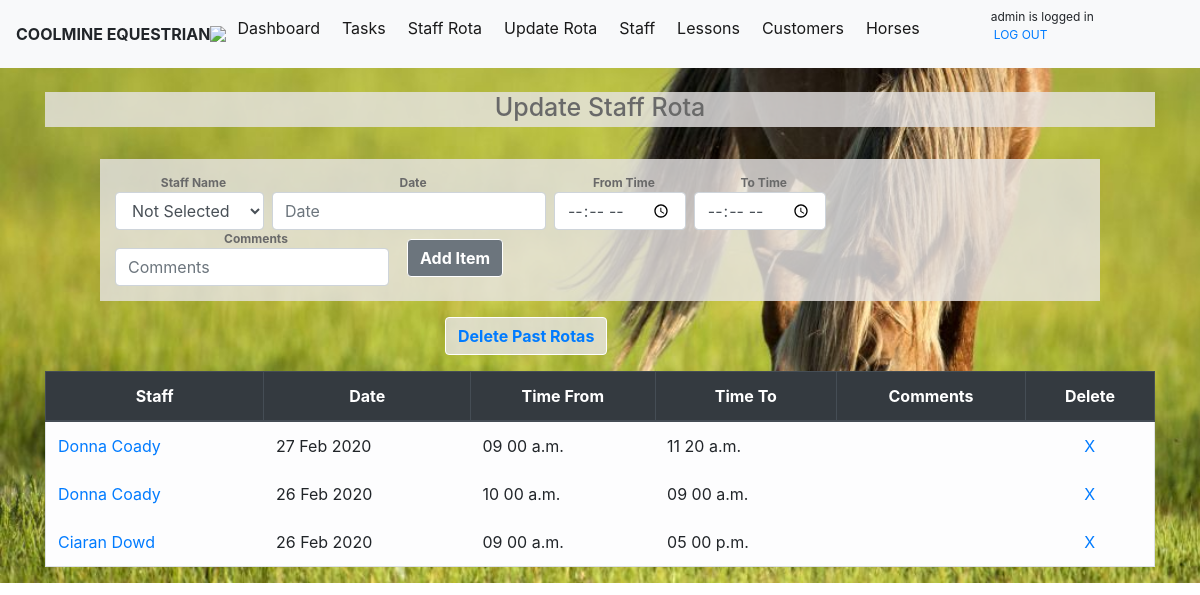
Before: /rota (signed in) with the older database file.
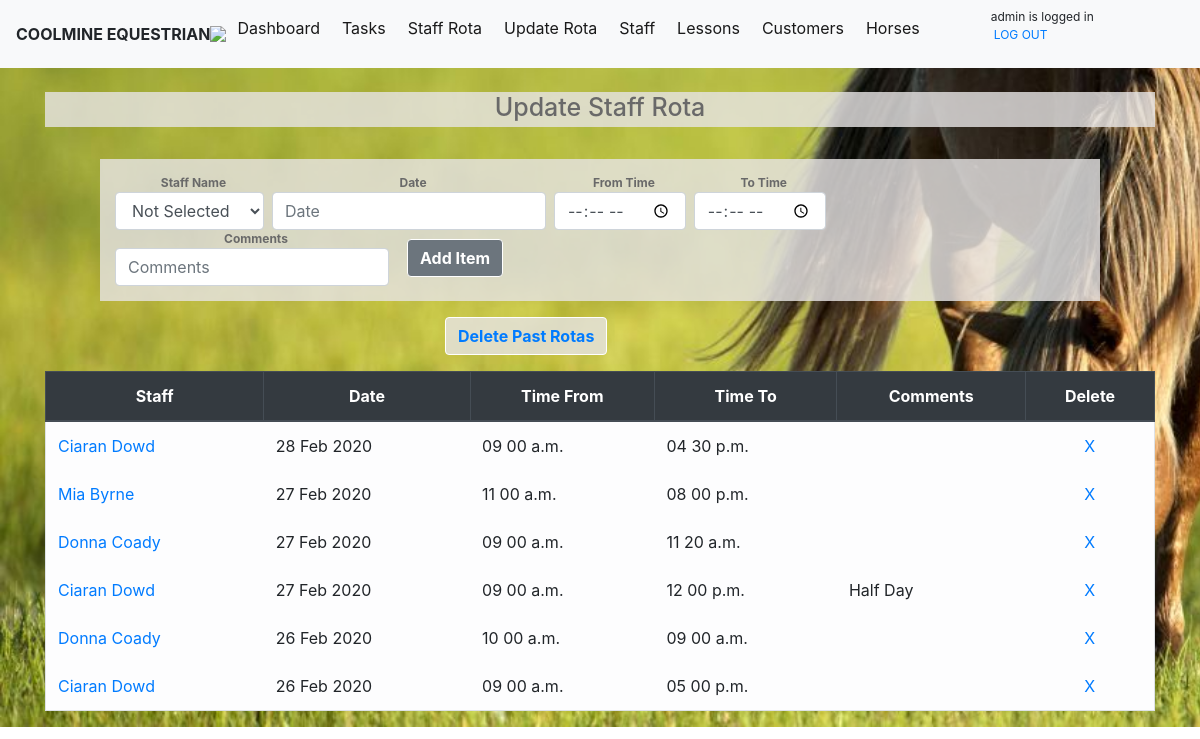
After: the same page with the newer database file.
### module_task/models.py (models this page shows, shortened)
class RotaList(models.Model):
    rotastaffid = models.ForeignKey(StaffList,blank=True,null=True, on_delete=models.CASCADE,limit_choices_to={'termindate': None},)
    rotadate = models.DateField(auto_now_add=False, auto_now=False)
    timefrom = models.TimeField(auto_now_add=False, auto_now=False,blank=True,null=True)
    timeto = models.TimeField(auto_now_add=False, auto_now=False,blank=True,null=True)
    comments = models.CharField(max_length=100,blank=True)

class StaffList(models.Model):
    staffname= models.CharField(max_length=50)
    staffdob=models.DateField(blank=True, null=True)
    staffaddress= models.CharField(max_length=200,blank=True, null=True)
    staffemail= models.EmailField(blank=True, null=True)
    staffphone=models.CharField(max_length=30,blank=True, null=True)
    staffcontract = models.CharField(null=True,max_length=20)
    startdate=models.DateField(blank=True, null=True)
    termindate =models.DateField(blank=True, null=True)
    staffqual =models.CharField(max_length=250, blank=True,null=True)

### module_task/views.py (the view)
# urls.py: path('rota',views.rota, name='rota'),
@login_required
@user_passes_test(lambda u: u.groups.filter(name='staffgroup').count() == 0, login_url='/accounts/login/')
def rota(request):
    if request.method == 'POST':
        form = RotaListForm(request.POST or None)
        form.save()
        all_rotas = RotaList.objects.all().order_by('-rotadate','-timefrom')
        all_staff = StaffList.objects.all
        messages.success(request, ('Rota item has been successfully added!'))
        return render(request,'rota.html',{'all_rotas': all_rotas,'all_staff': all_staff})
    else:
        all_rotas = RotaList.objects.all().order_by('-rotadate','-timefrom')
        all_staff = StaffList.objects.all
        return render(request,'rota.html',{'all_rotas': all_rotas,'all_staff': all_staff})

### module_task/templates/rota.html (shortened to what this page needs)
{%extends 'base.html'%}
{% block content %}
<body>
<h1> Update Staff Rota  </h1>
<form class="form-inline my-2 my-lg-0" method="POST">{% csrf_token %}
    <div>
    <label for="rotastaffid">Staff Name</label>
    <select class="form-control mr-sm-2" name="rotastaffid">
    <option value="" selected="selected">Not Selected</option>
   </select>
   </div>
  <div>
  <label for="rotadate">Date</label>
  <input class="form-control mr-sm-2" type="text" id="datepicker" placeholder="Date"  name="rotadate">
  </div>
  <div>
  <label for="timefrom">From Time</label>
  <input class="form-control mr-sm-2" type="time" aria-label="Add" name="timefrom">
  </div>
  <div>
  <label for="timeto">To Time</label>
  <input class="form-control mr-sm-2" type="time" aria-label="Add" name="timeto">
  </div>
  <div>
  <label for="comments">Comments</label>
  <input class="form-control mr-sm-2" type="add" placeholder="Comments" aria-label="Add" name="comments">
  </div>
  <button class="btn btn-secondary my-2 my-sm-0 buttons" type="submit">Add Item</button>
</form>
<button class="btn btn-secondary my-2 my-sm-0 buttons delbtn" type="submit"><a href="{% url 'delpastrota' %}">Delete Past Rotas</a></button>
  {% if all_rotas %}
  <table class="table table-bordered">
    <thead class="thead-dark">
      <tr>
        <th scope="col">Staff</th>
        <th scope="col">Date</th>
        <th scope="col">Time From</th>
        <th scope="col">Time To</th>
        <th scope="col">Comments</th>
        <th scope="col">Delete</th>
      </tr>
    </thead>
    <tbody>
      {% for rotas in all_rotas %}
            <tr class="table table-borderless table-light" border-color>
              <td><a href="{% url 'editrota' rotas.id %}"> {{rotas.rotastaffid.staffname}}</a> </td>
              <td> {{rotas.rotadate|date:"d M Y"}} </td>
              <td> {{rotas.timefrom|time:"h i a"}} </td>
              <td> {{rotas.timeto|time:"h i a"}} </td>
              <td> {{rotas.comments}} </td>
              <td><center> <a href="{% url 'deleterota' rotas.id %}">X</a></center> </td>
            </tr>
      {% endfor %}
    </tbody>
  </table>
  {% endif %}
</body>
{% endblock %}

Changed rows visible on the page:
added RotaList: rotastaffid.staffname "Ciaran Dowd", rotadate "28 Feb 2020", timefrom "09 00 a.m.", timeto "04 30 p.m."
added RotaList: rotastaffid.staffname "Mia Byrne", rotadate "27 Feb 2020", timefrom "11 00 a.m.", timeto "08 00 p.m."
added RotaList: rotastaffid.staffname "Ciaran Dowd", rotadate "27 Feb 2020", timefrom "09 00 a.m.", timeto "12 00 p.m.", comments "Half Day"
